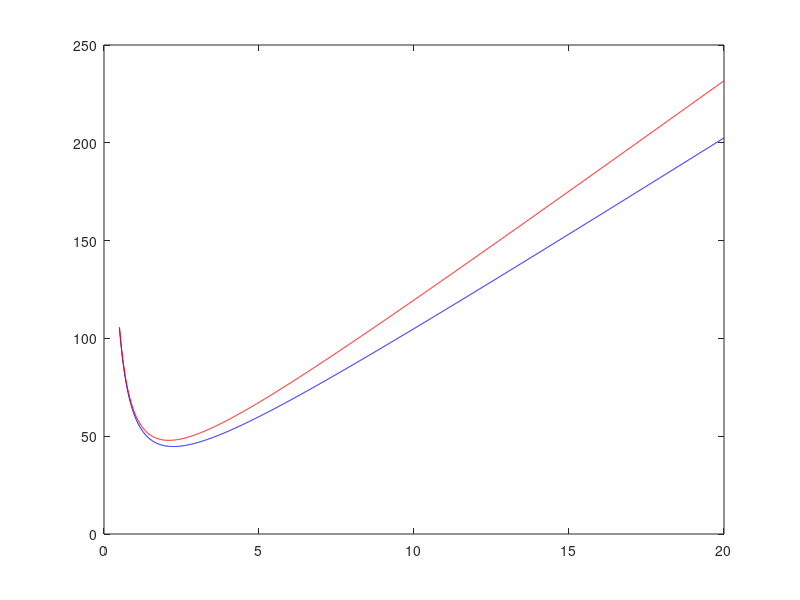
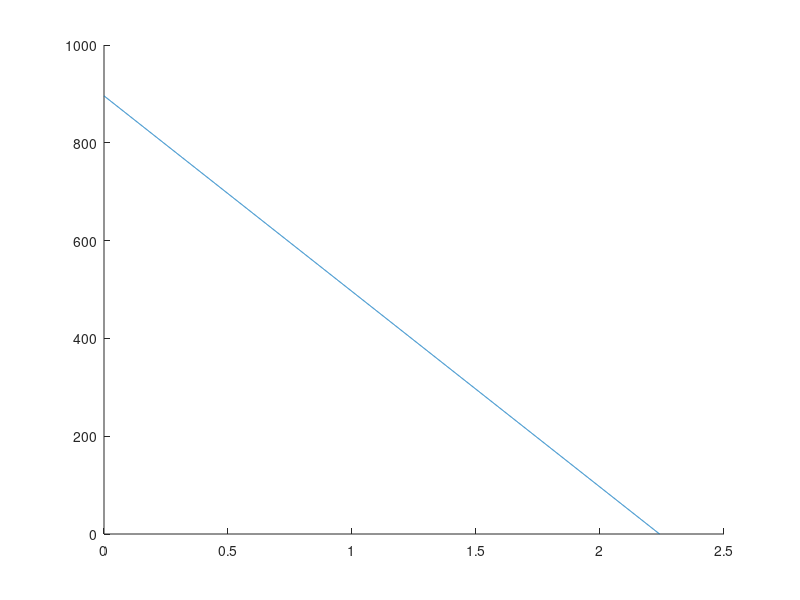

Write the MATLAB code that produced these figures, in order. (Note: this script raises an error after producing the figures.)
D = 400 %tons/semana

h  = 0.70/52 %Bs/(unidad.semana)
i  = 0.19/52 %Bs/(Bs.semana)
C  = [10,12]; %Bs/unidad
Cp = h + i*C %Bs/(unidad.semana)
Co = 50 %Bs/orden
colors={"b";"r"};

TOPT = [0 0]

%GRÁFICA
it = 1;
while it <= 2
    T = [0.5:0.01:20];%semana
    T = [0.5:0.01:20];%semana
    CT = Co*(1./T) + (h + i*C(it))*(T*D)/2;%Bs/semana
    figure (1);
    plot(T,CT,colors{it})
    %axis([1,10,2000,16000]) 
    hold on
    grid
    [CTmin,iCTmin] = min(CT); %Bs/semana
    Topt = T(iCTmin) %semana
    TOPT(1,it) = Topt
it = it + 1;
endwhile

tcambiodeprecio = 4
t = 0
it = 0
T = TOPT(1)
while not(max(t) < tcambiodeprecio && tcambiodeprecio < max(t)+T) %it<=1
T=TOPT(1)
figure (2);
hold on
  t = [T*it:0.001:T*(it+1)];
  I = T*D-D*t+T*D*it;
  plot(t,I)
  I = [0:1:T*D];
  t = zeros(1,T*D+1)+it*T;
  plot(t,I)
  grid
  max(t)
  max(t)+T
it = it + 1;
endwhile

Icb = T*D - D*tcambiodeprecio+T*D*(it-1)
Tref = max(t) + T
figure (3);
%Q=0:0.01:17000;
T = [0:0.01:50];
Q = T*D;
A1 = (C(2) - C(1))*Q;
A2 = CTmin*Q/D;
CPQ = (Cp(1)/D)*(Q*Icb+0.5*Q.^2);
Co = 50;
AT = A1 + A2 - CPQ - Co;
plot(T,AT,"g")

[ATmax,iATmax]=max(AT)
Q = Q(iATmax)

%Q=1670%%%%%%%%%%%%%%%%%%%%%%%%%%%%%%%%%%%%%%%%%%%%%%%%%%%%%% DESICIÓN

figure (2);
hold on
t=[tcambiodeprecio:0.001:(Q+Icb)/D+tcambiodeprecio];
I = Q + Icb - D*t+tcambiodeprecio*D;
plot(t,I,"g")
I = [Icb:1:Icb+Q];
t = zeros(1,Q + 1) + tcambiodeprecio;
plot(t,I,"g")
grid
  
it = 0;

T = TOPT(2);

do 
  T = TOPT(2);
  figure (2);
  hold on
  t = [Tref + T*it:0.001:Tref + T*(it + 1)];
  I = T*D - D*t + Tref*D + T*D*it;
  plot(t,I,"r")
  I = [0:1:T*D];
  t = zeros(1,T*D + 1) + it*T + Tref;
  plot(t,I,"r")
  grid
  it = it + 1;
until Tref + T*(it + 1)>(Q + Icb)/D + tcambiodeprecio
grid

t = [Tref + T*it:0.001:Tref + T*(it + 1)];
I = T*D-D*t + Tref*D + T*D*it;
plot(t,I,"r")
I = [0:1:T*D];
t = zeros(1,T*D + 1) + it*T + Tref;
plot(t,I,"r")
grid

